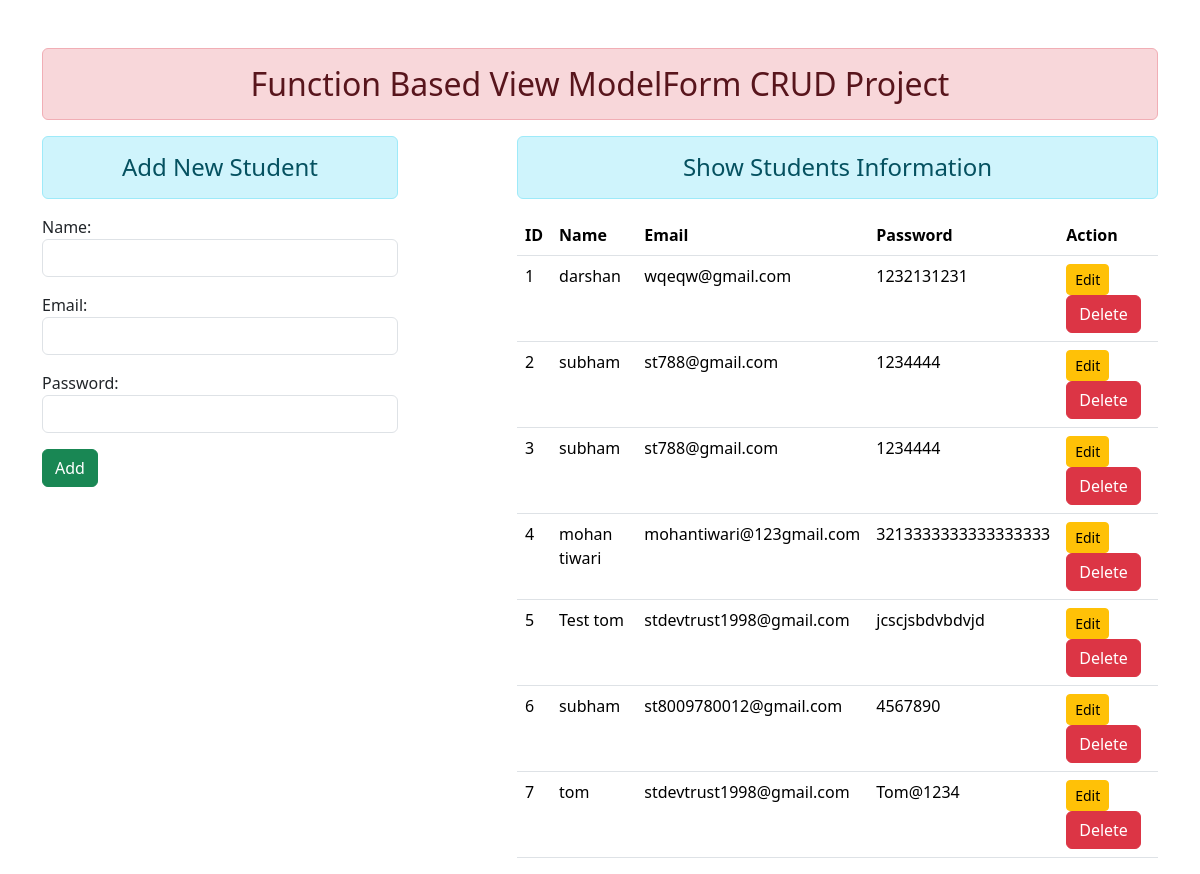
The page / on the database its author committed.
### enroll/models.py (models this page shows)
class User(models.Model):
    name= models.CharField(max_length=70, blank = False, null = False)
    email= models.EmailField(max_length=80)
    password= models.CharField(max_length=90, blank = False, null = False)

### enroll/views.py (the view)
# urls.py: path('', views.add_show, name="addandshow"),
def add_show(request):
    if request.method=='POST':
        fm=StudentRegistration(request.POST)
        if fm.is_valid():
            nm=fm.cleaned_data['name']
            em=fm.cleaned_data['email']
            pm=fm.cleaned_data['password']
            reg=User(name=nm, email=em, password=pm)
            reg.save()
            fm=StudentRegistration()
    else:
        fm = StudentRegistration()
    stud = User.objects.all()
    return render(request, 'enroll/addandshow.html',{'form':fm,'stu':stud})

### enroll/forms.py
class StudentRegistration(forms.ModelForm):
    class Meta:
        model = User
        fields = ['name', 'email','password']
        widgets = {
            'name': forms.TextInput(attrs={'class':'form-control'}),
            'email': forms.EmailInput(attrs={'class':'form-control'}),
            'password': forms.PasswordInput(render_value=True,attrs={'class':'form-control'})
        }

### enroll/templates/enroll/addandshow.html (shortened to what this page needs)
{% extends 'enroll/base.html'%}
{% block content %}
<div class="row">
    <div class="col-sm-4">
        <h4 class="text-center alert alert-info">Add New Student</h4>
        <form action="" method="POST">
        {{form.as_p}}
        <input type="submit" class="btn btn-success" value="Add">
        </form>
    </div>
    <div class="col-sm-7 offset-1" >
        <h4 class="text-center alert alert-info">Show Students Information</h4>
        {% if stu %}
        <table class="table table-hover">
            <thead>
                <tr>
                    <Th scope="col">ID</Th>
                    <Th scope="col">Name</Th>
                    <Th scope="col">Email</Th>
                    <Th scope="col">Password</Th>
                    <Th scope="col">Action</Th>
                </tr>
               </thead>
              <tbody>
                {% for st in stu %}
                <tr>
                    <td>{{forloop.counter}}</td>
                    <td>{{st.name}}</td>
                    <td>{{st.email}}</td>
                    <td>{{st.password}}</td>
                    <td>
                        <a href="{% url 'updatedata' st.id %}" class="btn btn-warning btn-sm">Edit</a>
                        <form action="{% url 'deletedata' st.id %}" method="post" class="d-inline">
                            <input type="submit" class="btn btn-danger" value="Delete">
                        </form>
                    </td>
                </tr>
                {% endfor %}
              </tbody>
          </table>
        {% else %}
         <h4 class="text-center alert alert-warning">No Records</h4>
        {% endif %}
    </div>
</div>
{% endblock content %}

### enroll/templates/enroll/base.html (shortened to what this page needs)
<!DOCTYPE html>
{% load static%}
<html lang="en">
<head>
    <link rel="stylesheet" href="{% static 'enroll/css/bootstrap.css' %}">
</head>
<body>
    <div class="container mt-5">
        <h2 class="text-center alert alert-danger">Function Based View ModelForm CRUD Project</h2>
        {% block content %}{% endblock content %}
    </div>
</body>
</html>

### rows shown on the page
User: name "darshan", email "wqeqw@gmail.com", password "1232131231"
User: name "subham", email "st788@gmail.com", password "1234444"
User: name "subham", email "st788@gmail.com", password "1234444"
User: name "mohan tiwari", email "mohantiwari@123gmail.com", password "3213333333333333333"
User: name "Test tom", email "stdevtrust1998@gmail.com", password "jcscjsbdvbdvjd"
User: name "subham", email "st8009780012@gmail.com", password "4567890"
User: name "tom", email "stdevtrust1998@gmail.com", password "Tom@1234"
